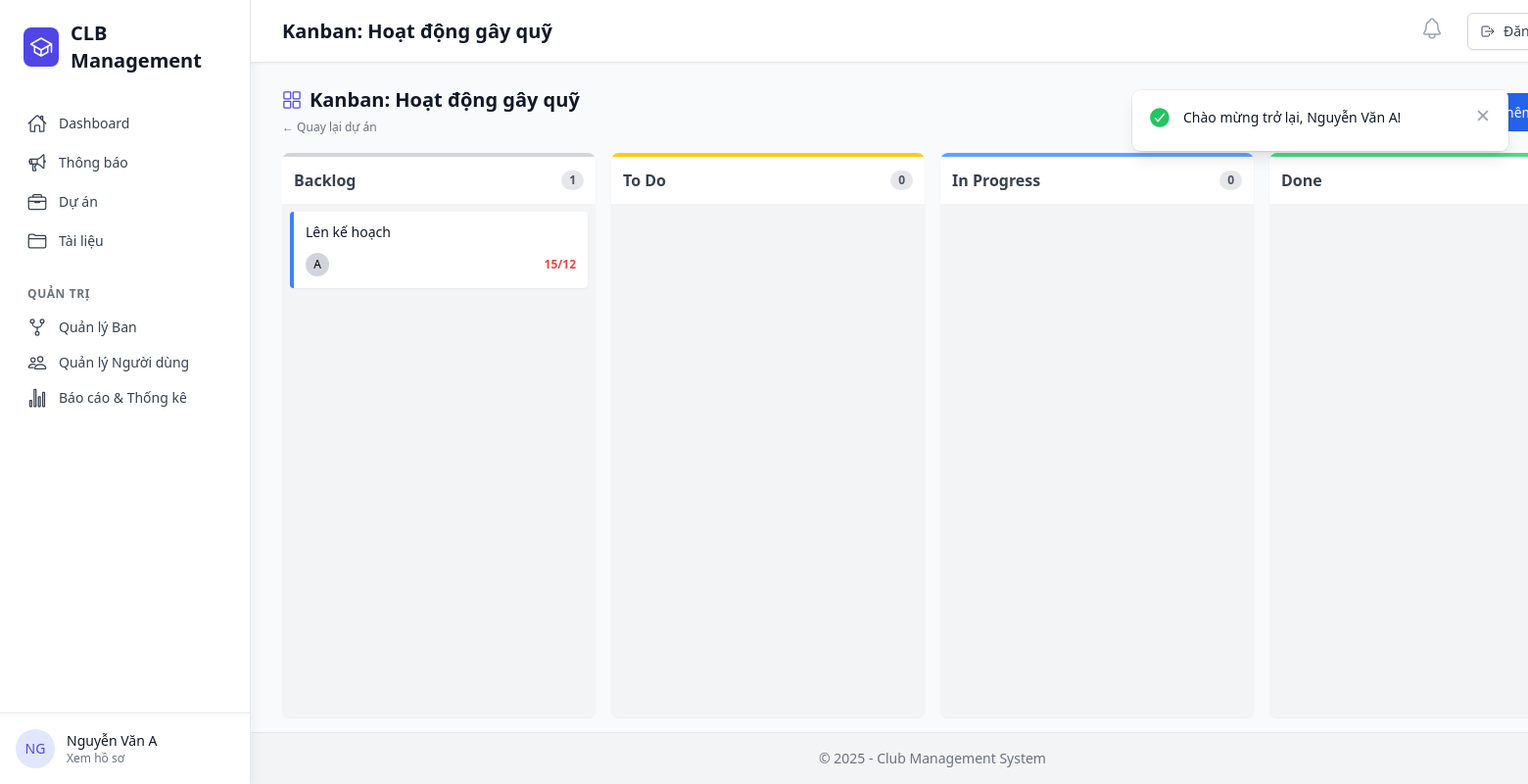
Screenshot of /public/task/kanban/1 (signed in) with the database file from the repository.
### tables this page shows
CREATE TABLE `projects` (
  `id` int(11) NOT NULL,
  `name` varchar(150) NOT NULL COMMENT 'Tên dự án/sự kiện',
  `description` text DEFAULT NULL COMMENT 'Mô tả chi tiết',
  `type` enum('project','event') NOT NULL DEFAULT 'project' COMMENT 'Loại: project=dự án, event=sự kiện',
  `start_date` datetime DEFAULT NULL COMMENT 'Ngày bắt đầu',
  `end_date` datetime DEFAULT NULL COMMENT 'Ngày kết thúc',
  `status` enum('planning','in_progress','completed','cancelled') NOT NULL DEFAULT 'planning' COMMENT 'Trạng thái: lên kế hoạch, đang thực hiện, hoàn thành, hủy',
  `leader_id` int(11) DEFAULT NULL COMMENT 'ID người chịu trách nhiệm (Project Manager)',
  `department_id` int(11) DEFAULT NULL COMMENT 'Dự án thuộc ban nào (NULL = chung)',
  `created_at` datetime DEFAULT current_timestamp(),
  `updated_at` datetime DEFAULT current_timestamp() ON UPDATE current_timestamp()
);

CREATE TABLE `tasks` (
  `id` int(11) NOT NULL,
  `project_id` int(11) NOT NULL COMMENT 'Thuộc dự án nào',
  `title` varchar(150) NOT NULL COMMENT 'Tiêu đề công việc',
  `description` text DEFAULT NULL COMMENT 'Mô tả chi tiết (HTML từ Trix Editor)',
  `status` enum('backlog','todo','in_progress','done') NOT NULL DEFAULT 'backlog' COMMENT 'Trạng thái Kanban: backlog=chờ, todo=cần làm, in_progress=đang làm, done=xong',
  `start_date` datetime DEFAULT NULL COMMENT 'Ngày bắt đầu',
  `due_date` datetime DEFAULT NULL COMMENT 'Ngày hết hạn (deadline)',
  `color` varchar(7) DEFAULT '#007bff' COMMENT 'Màu thẻ Kanban (HEX color)',
  `attachment_link` varchar(255) DEFAULT NULL COMMENT 'Link file/tài liệu đính kèm',
  `created_at` datetime DEFAULT current_timestamp(),
  `updated_at` datetime DEFAULT current_timestamp() ON UPDATE current_timestamp()
);

CREATE TABLE `task_assignees` (
  `task_id` int(11) NOT NULL COMMENT 'ID công việc',
  `user_id` int(11) NOT NULL COMMENT 'ID người được gán',
  `assigned_at` datetime DEFAULT current_timestamp() COMMENT 'Ngày được gán'
);

CREATE TABLE `users` (
  `id` int(11) NOT NULL,
  `name` varchar(100) NOT NULL COMMENT 'Họ tên đầy đủ',
  `email` varchar(100) NOT NULL COMMENT 'Email đăng nhập',
  `password` varchar(255) NOT NULL COMMENT 'Password đã hash (bcrypt)',
  `system_role` enum('admin','subadmin','member') NOT NULL DEFAULT 'member' COMMENT 'Vai trò hệ thống: admin=quản trị, subadmin=phó, member=thành viên',
  `is_active` tinyint(1) DEFAULT 1 COMMENT 'Trạng thái tài khoản (soft delete)',
  `password_reset_token` varchar(100) DEFAULT NULL COMMENT 'Token reset mật khẩu',
  `password_reset_expires` datetime DEFAULT NULL COMMENT 'Thời hạn token',
  `created_at` datetime DEFAULT current_timestamp(),
  `updated_at` datetime DEFAULT current_timestamp() ON UPDATE current_timestamp()
);

### app/Controllers/TaskController.php (called while the page is built, shortened)
<?php
class TaskController extends Controller
{
    private $taskModel;
    private $projectModel;
    public function __construct()
    {
        $this->taskModel = new Task();
        $this->projectModel = new Project();
    }
    public function kanban($projectId)
    {
        $project = $this->projectModel->findById($projectId);
        $tasks = $this->taskModel->getTasksByProject($projectId);
        $kanbanTasks = [
            'backlog' => [],
            'todo' => [],
            'in_progress' => [],
            'done' => []
        ];
        foreach ($tasks as $task) {
            $task['assignees'] = $this->taskModel->getAssignees($task['id']);
            $kanbanTasks[$task['status']][] = $task;
        }
        $data = [
            'project' => $project,
            'tasks' => $kanbanTasks,
            'title' => 'Kanban: ' . htmlspecialchars($project['name'])
        ];
        $this->view('tasks/kanban', $data);
    }
}

### app/Core/Router.php (called while the page is built, shortened)
<?php
class Router
{
    protected $currentMethod = 'index';
    public function __construct()
    {
        $url = $this->getUrl();
        if (isset($url[0])) {
            $controllerName = ucwords($url[0]) . 'Controller';
            $controllerClass = 'App\\Controllers\\' . $controllerName;
            if (class_exists($controllerClass)) {
                unset($url[0]);
            }
        }
        $this->currentController = new $controllerClass();
        if (isset($url[1])) {
            $requestedMethod = $url[1];
            if (method_exists($this->currentController, $requestedMethod)) {
                $this->currentMethod = $requestedMethod;
                unset($url[1]);
            }
        }
        $this->params = $url ? array_values($url) : [];
        call_user_func_array([$this->currentController, $this->currentMethod], $this->params);
    }
    protected function getUrl()
    {
        if (isset($_GET['url'])) {
            $url = rtrim($_GET['url'], '/');
            $url = filter_var($url, FILTER_SANITIZE_URL);
            return explode('/', $url);
        }
        return [];
    }
}

### public/index.php (called while the page is built, shortened)
<?php
try {
    $init = new Router();
} catch (Exception $e) {
    if (isset($_ENV['APP_ENV']) && $_ENV['APP_ENV'] === 'local') {
        echo "<div style='background:#f8d7da; color:#721c24; padding:20px; border:1px solid #f5c6cb; margin:20px; font-family:sans-serif;'>";
        echo "<h3>Lỗi Hệ Thống (Local):</h3>";
        echo "<p><strong>Message:</strong> " . $e->getMessage() . "</p>";
        echo "<pre>" . $e->getTraceAsString() . "</pre>";
        echo "</div>";
    } else {
        error_log($e->getMessage());
        echo "<h1>Đã xảy ra lỗi hệ thống. Vui lòng quay lại sau.</h1>";
    }
}

### app/Core/Database.php (called while the page is built, shortened)
<?php
class Database
{
    private $host = DB_HOST;
    private $user = DB_USER;
    private $pass = DB_PASS;
    private $name = DB_NAME;
    private $charset = DB_CHARSET;
    private static $instance = null;
    private $pdo;
    private $stmt;
    private function __construct()
    {
        $dsn = 'mysql:host=' . $this->host . ';dbname=' . $this->name . ';charset=' . $this->charset;
        $options = [
            PDO::ATTR_ERRMODE            => PDO::ERRMODE_EXCEPTION,
            PDO::ATTR_DEFAULT_FETCH_MODE => PDO::FETCH_ASSOC,
            PDO::ATTR_EMULATE_PREPARES   => false,
        ];
        try {
            $this->pdo = new PDO($dsn, $this->user, $this->pass, $options);
        } catch (PDOException $e) {
            die("Database Connection Error: " . $e->getMessage());
        }
    }
    public static function getInstance()
    {
        if (self::$instance == null) {
            self::$instance = new Database();
        }
        return self::$instance;
    }
    public function query($sql)
    {
        $this->stmt = $this->pdo->prepare($sql);
    }
    public function bind($param, $value, $type = null)
    {
        if (is_null($type)) {
            switch (true) {
                case is_int($value):
                    $type = PDO::PARAM_INT;
                    break;
                default:
                    $type = PDO::PARAM_STR;
            }
        }
        $this->stmt->bindValue($param, $value, $type);
    }
    public function execute()
    {
        return $this->stmt->execute();
    }
    public function resultSet()
    {
        $this->execute();
        return $this->stmt->fetchAll(PDO::FETCH_ASSOC);
    }
    public function single()
    {
        $this->execute();
        return $this->stmt->fetch(PDO::FETCH_ASSOC);
    }
}

### app/Models/Project.php (called while the page is built, shortened)
<?php
class Project
{
    private $db;
    public function __construct()
    {
        $this->db = Database::getInstance();
    }
    public function findById($id)
    {
        $sql = "SELECT p.*, u.name as leader_name, d.name as department_name
                FROM projects p
                LEFT JOIN users u ON p.leader_id = u.id
                LEFT JOIN departments d ON p.department_id = d.id
                WHERE p.id = :id";
        $this->db->query($sql);
        $this->db->bind(':id', $id);
        return $this->db->single();
    }
}

### app/Models/Task.php (called while the page is built, shortened)
<?php
class Task
{
    private $db;
    public function __construct()
    {
        $this->db = Database::getInstance();
    }
    public function getTasksByProject($projectId, $status = null)
    {
        $sql = "SELECT t.*,
                       (SELECT COUNT(*) FROM task_assignees ta WHERE ta.task_id = t.id) as assignee_count
                FROM tasks t
                WHERE t.project_id = :pid";
        $sql .= " ORDER BY t.due_date ASC, t.created_at DESC";
        $this->db->query($sql);
        $this->db->bind(':pid', $projectId);
        return $this->db->resultSet();
    }
    public function getAssignees($taskId)
    {
        $sql = "SELECT u.id, u.name, u.email, ta.assigned_at
                FROM task_assignees ta
                JOIN users u ON ta.user_id = u.id
                WHERE ta.task_id = :tid";
        $this->db->query($sql);
        $this->db->bind(':tid', $taskId);
        return $this->db->resultSet();
    }
}

### app/Views/tasks/kanban.php (the view, shortened to what this page needs)
<?php require_once ROOT_PATH . '/app/Views/layout/header.php'; ?>
<div class="h-[calc(100vh-140px)] flex flex-col">
    <div class="flex justify-between items-center mb-4 px-4 sm:px-0">
        <div>
            <h2 class="text-xl font-bold text-gray-900 flex items-center">
                <ion-icon name="grid-outline" class="mr-2 text-indigo-600"></ion-icon>
                Kanban: <?= htmlspecialchars($project['name']) ?>
            </h2>
            <a href="<?= BASE_URL ?>/project/detail/<?= $project['id'] ?>" class="text-xs text-gray-500 hover:text-indigo-600">&larr; Quay lại dự án</a>
        </div>
        <div class="flex space-x-2">
            <a href="<?= BASE_URL ?>/task/list/<?= $project['id'] ?>" class="btn btn-sm btn-secondary-outline">
                <ion-icon name="list-outline" class="mr-1"></ion-icon> List
            </a>
            <a href="<?= BASE_URL ?>/task/create/<?= $project['id'] ?>?view=kanban" class="btn btn-sm btn-primary">
                <ion-icon name="add-outline" class="mr-1"></ion-icon> Thêm Task
            </a>
        </div>
    </div>
    <div class="flex-1 overflow-x-auto overflow-y-hidden pb-4">
        <div class="flex h-full space-x-4 px-4 sm:px-0 min-w-max">
            <?php
            $columns = [
                'backlog' => ['label' => 'Backlog', 'color' => 'border-gray-300', 'bg' => 'bg-gray-50'],
                'todo' => ['label' => 'To Do', 'color' => 'border-yellow-400', 'bg' => 'bg-yellow-50'],
                'in_progress' => ['label' => 'In Progress', 'color' => 'border-blue-400', 'bg' => 'bg-blue-50'],
                'done' => ['label' => 'Done', 'color' => 'border-green-400', 'bg' => 'bg-green-50']
            ];
            ?>
            <?php foreach ($columns as $status => $col): ?>
                <div class="w-80 flex flex-col h-full bg-gray-100 rounded-lg shadow-sm border-t-4 <?= $col['color'] ?>">
                    <div class="p-3 font-bold text-gray-700 flex justify-between items-center bg-white rounded-t-sm">
                        <?= $col['label'] ?>
                        <span class="bg-gray-200 text-gray-600 py-0.5 px-2 rounded-full text-xs">
                            <?= count($tasks[$status] ?? []) ?>
                        </span>
                    </div>
                    <div class="flex-1 p-2 overflow-y-auto space-y-2 kanban-col" data-status="<?= $status ?>">
                        <?php if (!empty($tasks[$status])): ?>
                            <?php foreach ($tasks[$status] as $task): ?>
                                <div class="bg-white p-3 rounded shadow-sm cursor-move hover:shadow-md transition-shadow border-l-4"
                                    style="border-left-color: <?= $task['color'] ?>;"
                                    data-id="<?= $task['id'] ?>">
                                    <div class="flex justify-between items-start">
                                        <h4 class="text-sm font-medium text-gray-900 mb-1 leading-tight">
                                            <a href="<?= BASE_URL ?>/task/edit/<?= $task['id'] ?>" class="hover:text-indigo-600 block"><?= htmlspecialchars($task['title']) ?></a>
                                        </h4>
                                    </div>
                                    <div class="mt-2 flex items-center justify-between">
                                        <div class="flex -space-x-1 overflow-hidden">
                                            <?php foreach (array_slice($task['assignees'], 0, 3) as $u): ?>
                                                <div class="h-6 w-6 rounded-full bg-gray-300 flex items-center justify-center text-xs ring-2 ring-white" title="<?= $u['name'] ?>">
                                                    <?= substr($u['name'], 0, 1) ?>
                                                </div>
                                            <?php endforeach; ?>
                                        </div>
                                        <?php if ($task['due_date']): ?>
                                            <span class="text-xs <?= (strtotime($task['due_date']) < time()) ? 'text-red-500 font-bold' : 'text-gray-400' ?>">
                                                <?= date('d/m', strtotime($task['due_date'])) ?>
                                            </span>
                                        <?php endif; ?>
                                    </div>
                                </div>
                            <?php endforeach; ?>
                        <?php endif; ?>
                    </div>
                </div>
            <?php endforeach; ?>
        </div>
    </div>
</div>
<?php require_once ROOT_PATH . '/app/Views/layout/footer.php'; ?>

### public/css/custom.css (style rules this page uses)
:root { --color-primary: #2563EB; --color-primary-hover: #1D4ED8; --color-secondary: #0891B2; --color-secondary-hover: #0E7490; --color-success: #16A34A; --color-success-hover: #15803D; --color-warning: #D97706; --color-warning-hover: #B45309; --color-danger: #DC2626; --color-danger-hover: #B91C1C; --color-gray-text: #374151; --color-gray-border: #D1D5DB; --color-gray-bg-hover: #F9FAFB; }
.btn { display: inline-flex; align-items: center; justify-content: center; padding: 0.5rem 1rem; font-size: 0.875rem; font-weight: 500; border-radius: 0.375rem; box-shadow: 0 1px 2px 0 rgba(0, 0, 0, 0.05); border: 1px solid transparent; color: white; transition: background-color 0.2s ease-in-out; text-decoration: none; cursor: pointer; }
.btn-primary { background-color: var(--color-primary); }
.btn-secondary-outline { background-color: white; border: 1px solid var(--color-gray-border); color: var(--color-gray-text); }

### rows the page displays
projects: name "Hoạt động gây quỹ"
tasks: title "Lên kế hoạch", due_date "15/12"
task_assignees: user.name "A"

### other values shown
substr($_SESSION['user_name'], 0, 2) "NG"
$_SESSION['user_name'] "Nguyễn Văn A"
$data['title'] "Kanban: Hoạt động gây quỹ"
$col['label'] "Backlog"
count($tasks[$status] ?? []) "1"
$col['label'] "To Do"
count($tasks[$status] ?? []) "0"
$col['label'] "In Progress"
$col['label'] "Done"
